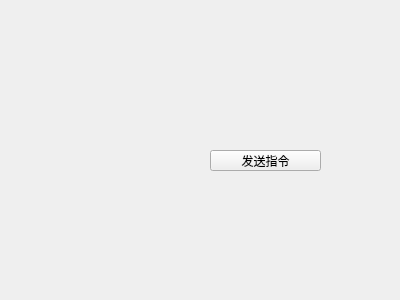
<?xml version="1.0" encoding="UTF-8"?>
<ui version="4.0">
 <class>Form</class>
 <widget class="QWidget" name="Form">
  <property name="geometry">
   <rect>
    <x>0</x>
    <y>0</y>
    <width>400</width>
    <height>300</height>
   </rect>
  </property>
  <property name="windowTitle">
   <string>Form</string>
  </property>
  <widget class="QPushButton" name="pushButton">
   <property name="geometry">
    <rect>
     <x>210</x>
     <y>150</y>
     <width>111</width>
     <height>21</height>
    </rect>
   </property>
   <property name="text">
    <string>发送指令</string>
   </property>
  </widget>
 </widget>
 <resources/>
 <connections/>
</ui>
